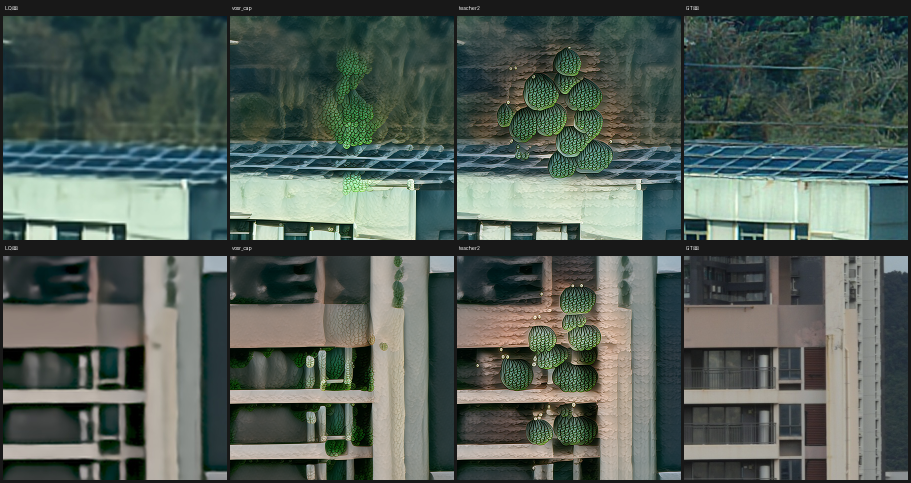
#> input picture montage_teacher.png, 1822 x 966 px (shown at 1/2 size)
$ python degradation.py ../montage_teacher.png 3
#> lines starting #> are read from the running program, lines starting #| are printed output that depends on the picture
"""CSIG 赛题二 —— 退化合成模块（独立可用）

作用：把高质量图（GT）转成符合赛题特性的低质量图（LQ），用于构造训练配对。

===============================================================================
为什么不能直接用 Real-ESRGAN 的标准退化
===============================================================================
我们分析了赛题给的 3 组真实配对（LQ + GT），退化特性与常规超分任务完全不同：

    指标                     数值        含义
    ---------------------------------------------------------------
    低频能量比 (0-10%)       1.00        低频完全无损
    中频能量比 (10-40%)      0.61        中频衰减
    高频能量比 (40-100%)     0.33        高频只剩 1/3
    Laplacian 方差比         0.072       细节丰富度只剩 7%
    梯度能量比               0.47        边缘强度腰斩
    噪声比 (LQ/GT)           0.27        !! LQ 比 GT 还干净 !!
    PSNR(LQ, GT)             27.23 dB

最后一行是关键：**LQ 的噪声比 GT 更低**。
这说明退化不是"拍糊了"或"有噪点"，而是**手机 ISP 降噪降过头**——
算法在消除噪声时把真实纹理一起抹平了。

所以：
  - 绝对不能加噪声（方向完全相反，会让模型学错）
  - 不需要降采样（LQ 与 GT 同分辨率，是 x1 增强不是 x4 超分）
  - 核心是"低通滤波 + 边缘保持降噪 + JPEG 压缩"

===============================================================================
退化链是怎么定出来的
===============================================================================
方法：对 GT 施加候选退化算子，提取统计指纹（梯度能量比/Laplacian方差比/
      噪声比/三频段能量比/PSNR），与真实 LQ 的指纹做加权归一化距离匹配，
      网格搜索最优参数组合。

结果（距离越小越接近真实退化）：

    退化链                                    距离
    ------------------------------------------------
    双边(σ90) → 高斯(σ1.4) → JPEG(q60)       0.212   <- 最优
    双边(σ90) → 高斯(σ1.4) → JPEG(q75)       0.226
    双边(σ90) → 高斯(σ1.2) → JPEG(q85)       0.239
    ------------------------------------------------
    （对照）仅高斯(σ1.0)，无 JPEG              0.568
    （对照）仅双边(d9,σ75)                     3.256

两个发现：
  1. 加入 JPEG 后距离从 0.435 腰斩到 0.212 —— 测试集全是 .jpg，
     压缩本身就是退化链的一环，不能省
  2. 前 9 名退化链全部含双边滤波 —— 真实顺序是"边缘保持降噪 → 低通 → JPEG 存储"，
     正是手机 ISP 的物理处理顺序

===============================================================================
使用方法
===============================================================================
    from degradation import degrade, DegradationConfig

    # 方式一：直接用（推荐，参数已按标定结果随机采样）
    lq_u8 = degrade(gt_u8, np.random.RandomState(seed))

    # 方式二：自定义强度范围
    cfg = DegradationConfig(gauss_sigma=(1.2, 1.6), jpeg_quality=(50, 75))
    lq_u8 = degrade(gt_u8, rng, cfg)

    # 方式三：固定参数复现最优配置（用于验证）
    lq_u8 = degrade_fixed(gt_u8, bilateral_sigma=90, gauss_sigma=1.4, jpeg_q=60)

依赖：numpy, opencv-python, pillow
"""

import io
from dataclasses import dataclass
from typing import Tuple

import numpy as np
import cv2
from PIL import Image


@dataclass
class DegradationConfig:
    """退化参数的采样范围。默认值来自赛题验证集标定。

    三张真实样本的退化强度差异极大（PSNR 21.05 / 32.78 / 27.86 dB），
    所以训练时必须随机采样一个范围，不能固定单一强度。
    """
    # 双边滤波：模拟 ISP 的边缘保持降噪。d=9 为邻域直径，sigma 越大平滑越强
    bilateral_prob: float = 0.9
    bilateral_d: int = 9
    bilateral_sigma: Tuple[float, float] = (40.0, 100.0)

    # 高斯低通：模拟高频丢失
    gauss_sigma: Tuple[float, float] = (0.8, 1.6)

    # JPEG 压缩：测试集全为 jpg，压缩是退化链的必要一环
    jpeg_quality: Tuple[int, int] = (50, 95)


DEFAULT_CONFIG = DegradationConfig()


def degrade(img_u8: np.ndarray,
            rng: np.random.RandomState,
            cfg: DegradationConfig = DEFAULT_CONFIG) -> np.ndarray:
    """按标定所得的退化链合成 LQ。

    Args:
        img_u8: GT 图像，HxWx3 uint8，RGB
        rng:    随机数发生器（传入以保证 DataLoader 多进程下的可复现性）
        cfg:    退化参数范围

    Returns:
        LQ 图像，HxWx3 uint8，RGB，与输入同尺寸
    """
    x = img_u8

    # 1) 双边滤波 —— 边缘保持降噪，模拟 ISP 的去噪环节
    if rng.random() < cfg.bilateral_prob:
        s = float(rng.uniform(*cfg.bilateral_sigma))
        x = cv2.bilateralFilter(x, cfg.bilateral_d, s, s)

    # 2) 高斯低通 —— 高频衰减
    sigma = float(rng.uniform(*cfg.gauss_sigma))
    x = cv2.GaussianBlur(x.astype(np.float32), (0, 0), sigma)
    x = np.clip(x, 0, 255).astype(np.uint8)

    # 3) JPEG 压缩 —— 测试集为 jpg，此步不可省
    q = int(rng.uniform(*cfg.jpeg_quality))
    buf = io.BytesIO()
    Image.fromarray(x).save(buf, format="JPEG", quality=q)
    buf.seek(0)
    return np.asarray(Image.open(buf).convert("RGB"), dtype=np.uint8)


def degrade_fixed(img_u8: np.ndarray,
                  bilateral_sigma: float = 90.0,
                  gauss_sigma: float = 1.4,
                  jpeg_q: int = 60,
                  bilateral_d: int = 9) -> np.ndarray:
    """固定参数版本，复现标定出的最优配置（距离 0.212）。

    用于验证退化合成是否正确，或需要确定性输出的场合。
    """
    x = cv2.bilateralFilter(img_u8, bilateral_d, bilateral_sigma, bilateral_sigma)
    x = cv2.GaussianBlur(x.astype(np.float32), (0, 0), gauss_sigma)
    x = np.clip(x, 0, 255).astype(np.uint8)
    buf = io.BytesIO()
    Image.fromarray(x).save(buf, format="JPEG", quality=jpeg_q)
    buf.seek(0)
    return np.asarray(Image.open(buf).convert("RGB"), dtype=np.uint8)


# =============================================================================
# 统计指纹工具 —— 用于验证自己合成的 LQ 是否匹配真实退化
# =============================================================================

def _radial_spectrum(gray: np.ndarray) -> np.ndarray:
    f = np.fft.fftshift(np.abs(np.fft.fft2(gray)))
    h, w = f.shape
    cy, cx = h // 2, w // 2
    y, x = np.ogrid[:h, :w]
    r = np.sqrt((y - cy) ** 2 + (x - cx) ** 2).astype(np.int32)
    nb = min(cy, cx)
    prof = np.bincount(r.ravel(), f.ravel(), minlength=nb + 1)[:nb]
    cnt = np.bincount(r.ravel(), minlength=nb + 1)[:nb]
    return prof / np.maximum(cnt, 1)


def fingerprint(lq: np.ndarray, gt: np.ndarray) -> dict:
    """提取退化的统计指纹，用于与真实 LQ 对比。

    Args:
        lq, gt: HxWx3 uint8 或 float32([0,255])，同尺寸

    Returns:
        dict，含 grad_ratio / lapvar_ratio / noise_ratio / low / mid / high / psnr
    """
    lq = lq.astype(np.float32)
    gt = gt.astype(np.float32)

    def stats(img):
        g = img.mean(axis=2)
        gx = np.diff(g, axis=1)
        gy = np.diff(g, axis=0)
        grad = np.sqrt((gx ** 2).mean() + (gy ** 2).mean())
        lap = (g[1:-1, 1:-1] * 4 - g[:-2, 1:-1] - g[2:, 1:-1]
               - g[1:-1, :-2] - g[1:-1, 2:])
        m = g[:-1, :-1] - g[1:, :-1] - g[:-1, 1:] + g[1:, 1:]
        return grad, lap.var(), m.std() / 2.0

    g_l, v_l, n_l = stats(lq)
    g_g, v_g, n_g = stats(gt)

    sl = _radial_spectrum(lq.mean(axis=2))
    sg = _radial_spectrum(gt.mean(axis=2))
    n = len(sl)
    bands = {}
    for name, lo, hi in [("low", 0, n // 10),
                         ("mid", n // 10, int(n * 0.4)),
                         ("high", int(n * 0.4), n)]:
        bands[name] = float(sl[lo:hi].sum() / max(sg[lo:hi].sum(), 1e-9))

    mse = np.mean((lq - gt) ** 2)
    return dict(
        grad_ratio=float(g_l / max(g_g, 1e-6)),
        lapvar_ratio=float(v_l / max(v_g, 1e-6)),
        noise_ratio=float(n_l / max(n_g, 1e-6)),
        psnr=float(10 * np.log10(255.0 ** 2 / mse)) if mse > 0 else 99.0,
        **bands,
    )


# 赛题验证集实测的真实 LQ 指纹（3 组配对，48 个 512 crop 平均）
REAL_LQ_FINGERPRINT = {
    "grad_ratio": 0.4715,
    "lapvar_ratio": 0.0716,
    "noise_ratio": 0.2679,
    "low": 1.0011,
    "mid": 0.6124,
    "high": 0.3280,
    "psnr": 27.2284,
}


def match_distance(fp: dict, ref: dict = None) -> float:
    """计算合成 LQ 的指纹与真实 LQ 的加权归一化距离。越小越接近。

    重要：这个距离只在【大量 crop 的整体统计】上有意义，不适合评判单张图。

    原因：三张真实样本的退化强度差异极大（PSNR 21.05 / 32.78 / 27.86 dB），
    REAL_LQ_FINGERPRINT 是它们的平均值。任何单张图都会偏离这个均值——
    实测真实的 case2 配对与均值的距离是 1.242，比合成图还大。

    正确用法：对几十张图合成 LQ，取指纹平均后再与 REAL_LQ_FINGERPRINT 比。
    标定时的参考值（48 个 crop 整体匹配）：
        最优退化链 0.212 / 仅高斯无 JPEG 0.568 / 仅双边 3.256
    """
    ref = ref or REAL_LQ_FINGERPRINT
    w = dict(grad_ratio=1.0, lapvar_ratio=2.0, noise_ratio=1.5,
             low=2.0, mid=2.0, high=2.0, psnr=1.5)
    # 归一化尺度（取参考值的 10% 或经验标准差）
    scale = dict(grad_ratio=0.140, lapvar_ratio=0.048, noise_ratio=0.088,
                 low=0.014, mid=0.163, high=0.101, psnr=7.17)
    tot = sum(w[k] * abs(fp[k] - ref[k]) / scale[k] for k in ref)
    return tot / sum(w.values())


if __name__ == "__main__":
    """自检：对一批图合成 LQ，用【整体平均指纹】与真实退化对比。

    用法:
        python degradation.py <图片目录 或 单张图>  [采样张数]
    """
    import sys, glob, os

    if len(sys.argv) < 2:
        print(__doc__)
        print("用法: python degradation.py <图片目录|单张图> [采样张数=30]")
        sys.exit(0)

    Image.MAX_IMAGE_PIXELS = None
    src = sys.argv[1]
    n_max = int(sys.argv[2]) if len(sys.argv) > 2 else 30

    if os.path.isdir(src):
        files = sorted(glob.glob(os.path.join(src, "*.png")) +
                       glob.glob(os.path.join(src, "*.jpg")))[:n_max]
    else:
        files = [src]
    if not files:
        print(f"未在 {src} 找到图片")
        sys.exit(1)

    rng = np.random.RandomState(0)
    acc = {"rand": [], "best": []}
    for f in files:
        gt = np.asarray(Image.open(f).convert("RGB"), dtype=np.uint8)
#> gt is the input picture: shape (966, 1822, 3); mean R, G, B 83, 94.7, 87.7
        if min(gt.shape[:2]) > 512:
            h, w = gt.shape[:2]
#> h = 966; w = 1822
            gt = gt[h // 2 - 256:h // 2 + 256, w // 2 - 256:w // 2 + 256]
#> gt: shape (512, 512, 3)
        if min(gt.shape[:2]) < 64:
            continue
        acc["rand"].append(fingerprint(degrade(gt, rng), gt))
#> in degrade, `x = cv2.GaussianBlur(x.astype(np.float32), (0, 0), sigma)`:
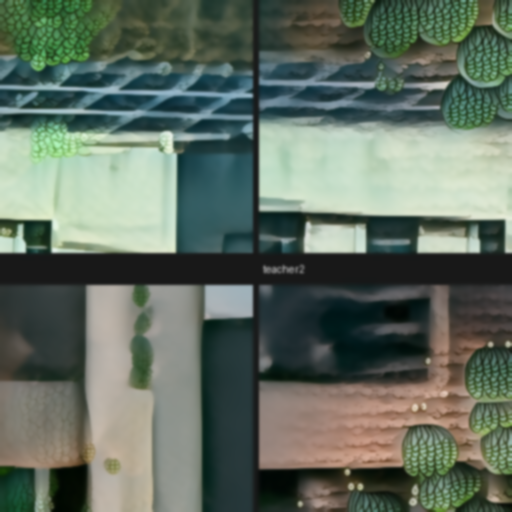
#> x: shape (512, 512, 3) float32; mean R, G, B 98, 110.4, 98.3
#> in stats, `gy = np.diff(g, axis=0)`:
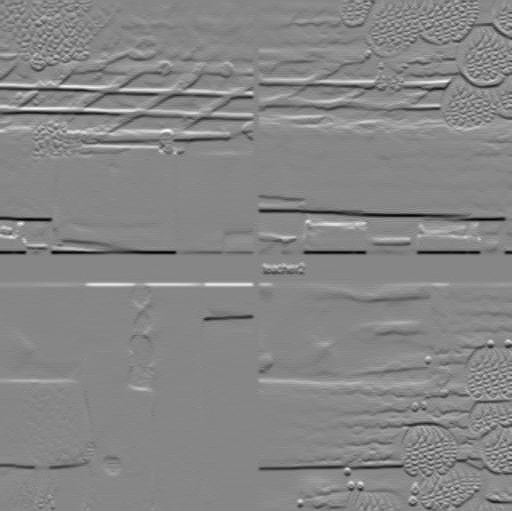
#> gy: shape (511, 512) float32; min -64, max 57.33, mean 0; drawn with min black and max white
#> in stats, `grad = np.sqrt((gx ** 2).mean() + (gy ** 2).mean())`: grad = 10.5
#> in stats, `m = g[:-1, :-1] - g[1:, :-1] - g[:-1, 1:] + g[1:, 1:]`:
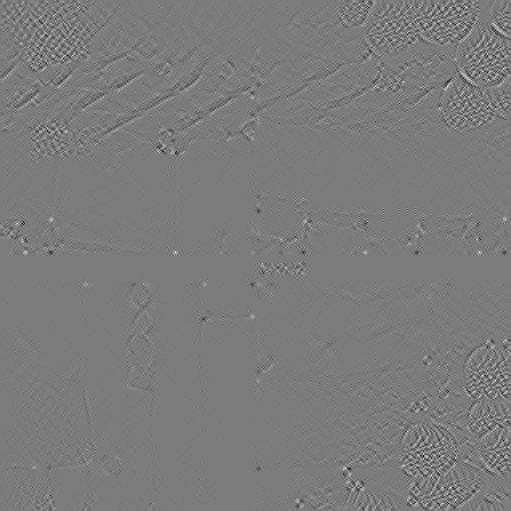
#> m: shape (511, 511) float32; min -30, max 31.67, mean 0; drawn with min black and max white
#> in fingerprint, `g_l, v_l, n_l = stats(lq)`: v_l = 62.08; n_l = 1.14
#> in stats (call 2), `g = img.mean(axis=2)`:
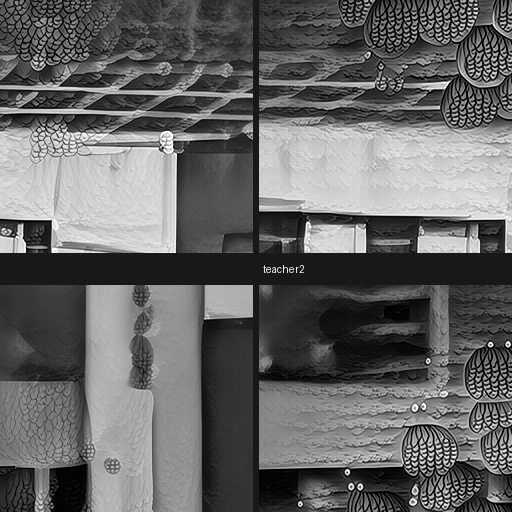
#> g: shape (512, 512) float32; min 0, max 255, mean 102.1
#> in stats (call 2), `gy = np.diff(g, axis=0)`:
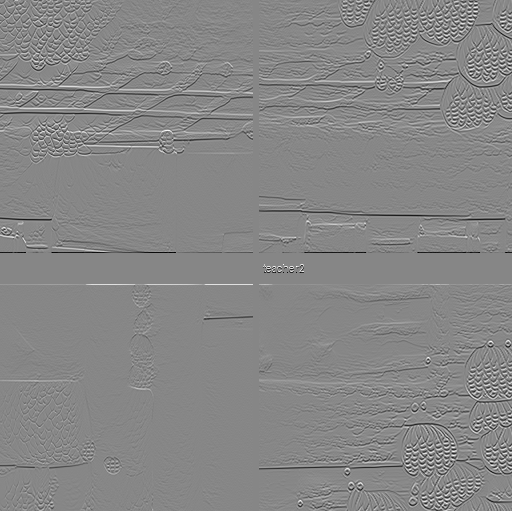
#> gy: shape (511, 512) float32; min -228, max 203, mean 0; drawn with min black and max white
#> in stats (call 2), `grad = np.sqrt((gx ** 2).mean() + (gy ** 2).mean())`: grad = 37.66
#> in stats (call 2), `lap = (g[1:-1, 1:-1] * 4 - g[:-2, 1:-1] - g[2:, 1:-1] - g[1:-1, :-2] -..`:
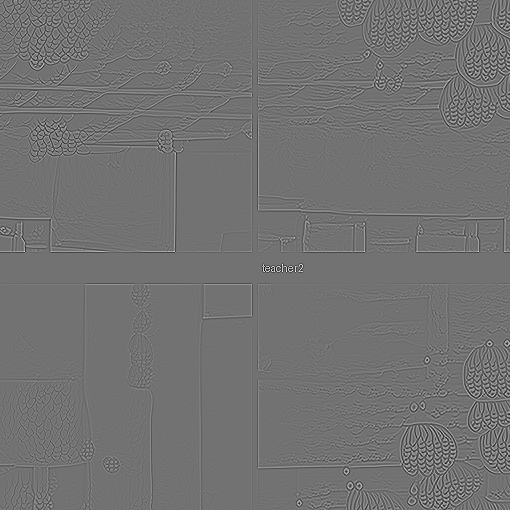
#> lap: shape (510, 510) float32; min -495, max 609, mean 0; drawn with min black and max white
#> in fingerprint, `g_g, v_g, n_g = stats(gt)`: v_g = 3676.3; n_g = 11.36
#> in _radial_spectrum, `prof = np.bincount(r.ravel(), f.ravel(), minlength=nb + 1)[:nb]`: prof = 256 values, max 29417086.5 at index 2, min 776521.3 at index 216, mean 3636192.2
#> in fingerprint, `sl = _radial_spectrum(lq.mean(axis=2))`: sl = 256 values, max 26674973.7 at index 0, min 500.2 at index 255, mean 143357.3
#> in fingerprint, `sg = _radial_spectrum(gt.mean(axis=2))`: sg = 256 values, max 26771244.7 at index 0, min 3140.6 at index 255, mean 152708.4
#> in fingerprint, `n = len(sl)`: n = 256
#> the loop in fingerprint, `for name, lo, hi in [("low", 0, n // 10), ("mid", n // 10, int(n * 0.4..` made 3 passes
#> (name, lo, hi) on passes 1 to 3: ('low', 0, 25), ('mid', 25, 102), ('high', 102, 256)
#> after the loop in fingerprint, `for name, lo, hi in [("low", 0, n // 10),`: bands = {'low': 0.995, 'mid': 0.643, 'high': 0.115}
#> in fingerprint, `mse = np.mean((lq - gt) ** 2)`: mse = 496.3
        acc["best"].append(fingerprint(degrade_fixed(gt), gt))
#> in stats (call 3), `grad = np.sqrt((gx ** 2).mean() + (gy ** 2).mean())`: grad = 9.77
#> in stats (call 3), `lap = (g[1:-1, 1:-1] * 4 - g[:-2, 1:-1] - g[2:, 1:-1] - g[1:-1, :-2] -..`:
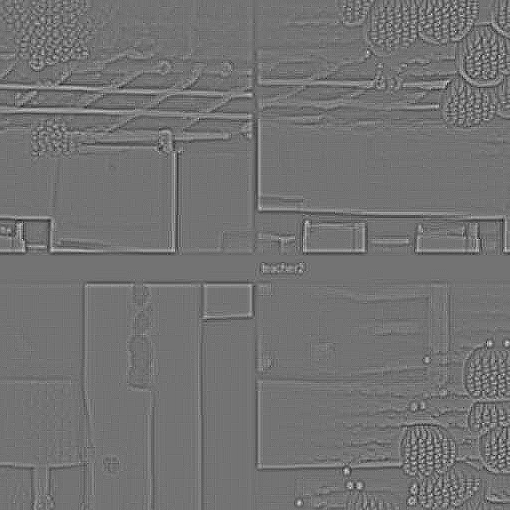
#> lap: shape (510, 510) float32; min -60.33, max 73.33, mean 0; drawn with min black and max white
#> the loop in fingerprint (call 2), `for name, lo, hi in [("low", 0, n // 10), ("mid", n // 10, int(n * 0.4..` made 3 passes

    keys = ["grad_ratio", "lapvar_ratio", "noise_ratio", "low", "mid", "high", "psnr"]
    print(f"样本 {len(acc['rand'])} 张（整体平均指纹，单张对比无意义）")
    print()
    print(f"{'':<14}{'grad':>9}{'lapvar':>9}{'noise':>9}{'low':>8}"
          f"{'mid':>8}{'high':>8}{'psnr':>8}{'距离':>8}")
    print("-" * 80)
    ref = REAL_LQ_FINGERPRINT
    print(f"{'真实 LQ':<14}" + "".join(f"{ref[k]:>9.3f}" if k in
          ("grad_ratio", "lapvar_ratio", "noise_ratio") else f"{ref[k]:>8.3f}"
          for k in keys) + f"{'--':>8}")
    for tag, lab in [("rand", "随机采样"), ("best", "固定最优")]:
        m = {k: float(np.mean([f[k] for f in acc[tag]])) for k in keys}
        print(f"{lab:<14}" + "".join(f"{m[k]:>9.3f}" if k in
              ("grad_ratio", "lapvar_ratio", "noise_ratio") else f"{m[k]:>8.3f}"
              for k in keys) + f"{match_distance(m):>8.3f}")

    if len(files) == 1:
        Image.fromarray(degrade_fixed(
            np.asarray(Image.open(files[0]).convert("RGB"), dtype=np.uint8)
        )).save("_lq.png")
        print("\n已保存 _lq.png")
